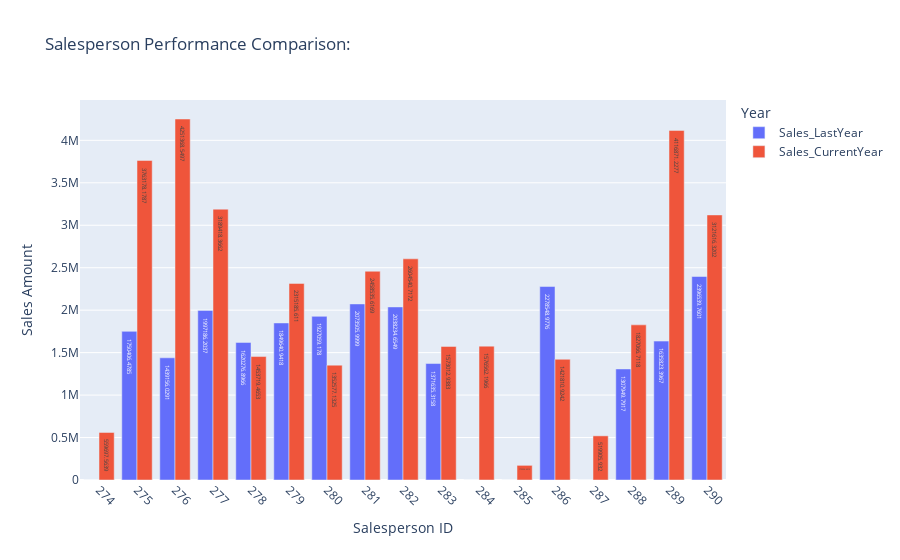

Notebook cell for this chart:
### Markdown cell above
To begin, I would like to compare the sales performance of each salesperson over the past two years.

### Code cell
twoyears_sales = """
SELECT
Sales.SalesPerson.BusinessEntityID,
Sales.SalesPerson.SalesLastYear AS Sales_LastYear,
Sales.SalesPerson.SalesYTD AS Sales_CurrentYear
FROM Sales.SalesPerson 
"""


df_twoyears_sales = pd.read_sql(sql=twoyears_sales, con=connection)

df_melted = pd.melt(
    df_twoyears_sales,
    id_vars=['BusinessEntityID'], 
    value_vars=['Sales_LastYear', 'Sales_CurrentYear'],
    var_name='Year',
    value_name='Sales'
)


fig = px.bar(
    df_melted,
    x='BusinessEntityID',
    y='Sales',
    color='Year',
    barmode='group',  
    text='Sales',
    title='Salesperson Performance Comparison:',
    labels={'BusinessEntityID': 'Salesperson ID', 'Sales': 'Sales Amount'},
)

fig.update_layout(
    xaxis=dict(
        tickmode='linear',  # To be sure that ticks are evenly spaced
        tickangle=45   # Rotates tick labels by 45 degrees  
    )
)

fig.show()

### Figure 1 — Plotly figure (JSON) as saved in the notebook; plotly's stock layout.template omitted (floating-point values rounded to 4 significant figures)
{"data": [{"alignmentgroup": "True", "hovertemplate": "Year=Sales_LastYear<br>Salesperson ID=%{x}<br>Sales Amount=%{text}<extra></extra>", "legendgroup": "Sales_LastYear", "marker": {"color": "#636efa", "pattern": {"shape": ""}}, "name": "Sales_LastYear", "offsetgroup": "Sales_LastYear", "orientation": "v", "showlegend": true, "text": [0, 1750000.0, 1439000.0, 1997000.0, 1620000.0, 1850000.0, 1927000.0, 2074000.0, 2038000.0, 1372000.0, 0, 0, 2279000.0, 0, 1308000.0, 1636000.0, 2397000.0], "textposition": "auto", "type": "bar", "x": [274, 275, 276, 277, 278, 279, 280, 281, 282, 283, 284, 285, 286, 287, 288, 289, 290], "xaxis": "x", "y": [0, 1750000.0, 1439000.0, 1997000.0, 1620000.0, 1850000.0, 1927000.0, 2074000.0, 2038000.0, 1372000.0, 0, 0, 2279000.0, 0, 1308000.0, 1636000.0, 2397000.0], "yaxis": "y"}, {"alignmentgroup": "True", "hovertemplate": "Year=Sales_CurrentYear<br>Salesperson ID=%{x}<br>Sales Amount=%{text}<extra></extra>", "legendgroup": "Sales_CurrentYear", "marker": {"color": "#EF553B", "pattern": {"shape": ""}}, "name": "Sales_CurrentYear", "offsetgroup": "Sales_CurrentYear", "orientation": "v", "showlegend": true, "text": [559700.0, 3763000.0, 4251000.0, 3189000.0, 1454000.0, 2315000.0, 1353000.0, 2459000.0, 2605000.0, 1573000.0, 1577000.0, 172500.0, 1422000.0, 519900.0, 1827000.0, 4117000.0, 3122000.0], "textposition": "auto", "type": "bar", "x": [274, 275, 276, 277, 278, 279, 280, 281, 282, 283, 284, 285, 286, 287, 288, 289, 290], "xaxis": "x", "y": [559700.0, 3763000.0, 4251000.0, 3189000.0, 1454000.0, 2315000.0, 1353000.0, 2459000.0, 2605000.0, 1573000.0, 1577000.0, 172500.0, 1422000.0, 519900.0, 1827000.0, 4117000.0, 3122000.0], "yaxis": "y"}], "layout": {"barmode": "group", "legend": {"title": {"text": "Year"}, "tracegroupgap": 0}, "title": {"text": "Salesperson Performance Comparison:"}, "xaxis": {"anchor": "y", "domain": [0, 1], "tickangle": 45, "tickmode": "linear", "title": {"text": "Salesperson ID"}}, "yaxis": {"anchor": "x", "domain": [0, 1], "title": {"text": "Sales Amount"}}}}
